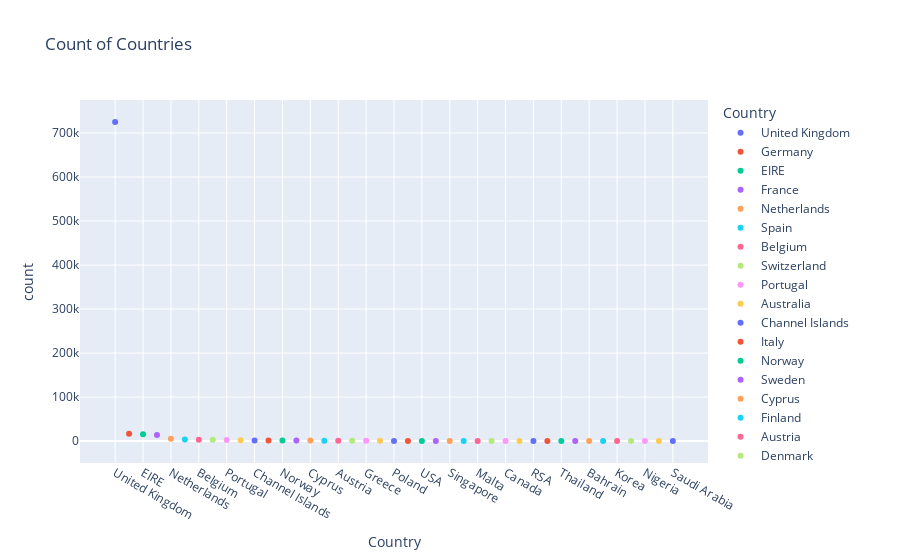

Write notebook code for a chart like this one.
### Code cell
px.scatter(temp_df, y='count', color=names, title="Count of Countries")

### Figure 1 — Plotly figure (JSON) as saved in the notebook; plotly's stock layout.template omitted (floating-point values rounded to 4 significant figures)
{"data": [{"hovertemplate": "Country=%{x}<br>count=%{y}<extra></extra>", "legendgroup": "United Kingdom", "marker": {"color": "#636efa", "symbol": "circle"}, "mode": "markers", "name": "United Kingdom", "orientation": "v", "showlegend": true, "type": "scatter", "x": ["United Kingdom"], "xaxis": "x", "y": [725250], "yaxis": "y"}, {"hovertemplate": "Country=%{x}<br>count=%{y}<extra></extra>", "legendgroup": "Germany", "marker": {"color": "#EF553B", "symbol": "circle"}, "mode": "markers", "name": "Germany", "orientation": "v", "showlegend": true, "type": "scatter", "x": ["Germany"], "xaxis": "x", "y": [16694], "yaxis": "y"}, {"hovertemplate": "Country=%{x}<br>count=%{y}<extra></extra>", "legendgroup": "EIRE", "marker": {"color": "#00cc96", "symbol": "circle"}, "mode": "markers", "name": "EIRE", "orientation": "v", "showlegend": true, "type": "scatter", "x": ["EIRE"], "xaxis": "x", "y": [15743], "yaxis": "y"}, {"hovertemplate": "Country=%{x}<br>count=%{y}<extra></extra>", "legendgroup": "France", "marker": {"color": "#ab63fa", "symbol": "circle"}, "mode": "markers", "name": "France", "orientation": "v", "showlegend": true, "type": "scatter", "x": ["France"], "xaxis": "x", "y": [13812], "yaxis": "y"}, {"hovertemplate": "Country=%{x}<br>count=%{y}<extra></extra>", "legendgroup": "Netherlands", "marker": {"color": "#FFA15A", "symbol": "circle"}, "mode": "markers", "name": "Netherlands", "orientation": "v", "showlegend": true, "type": "scatter", "x": ["Netherlands"], "xaxis": "x", "y": [5088], "yaxis": "y"}, {"hovertemplate": "Country=%{x}<br>count=%{y}<extra></extra>", "legendgroup": "Spain", "marker": {"color": "#19d3f3", "symbol": "circle"}, "mode": "markers", "name": "Spain", "orientation": "v", "showlegend": true, "type": "scatter", "x": ["Spain"], "xaxis": "x", "y": [3719], "yaxis": "y"}, {"hovertemplate": "Country=%{x}<br>count=%{y}<extra></extra>", "legendgroup": "Belgium", "marker": {"color": "#FF6692", "symbol": "circle"}, "mode": "markers", "name": "Belgium", "orientation": "v", "showlegend": true, "type": "scatter", "x": ["Belgium"], "xaxis": "x", "y": [3068], "yaxis": "y"}, {"hovertemplate": "Country=%{x}<br>count=%{y}<extra></extra>", "legendgroup": "Switzerland", "marker": {"color": "#B6E880", "symbol": "circle"}, "mode": "markers", "name": "Switzerland", "orientation": "v", "showlegend": true, "type": "scatter", "x": ["Switzerland"], "xaxis": "x", "y": [3011], "yaxis": "y"}, {"hovertemplate": "Country=%{x}<br>count=%{y}<extra></extra>", "legendgroup": "Portugal", "marker": {"color": "#FF97FF", "symbol": "circle"}, "mode": "markers", "name": "Portugal", "orientation": "v", "showlegend": true, "type": "scatter", "x": ["Portugal"], "xaxis": "x", "y": [2446], "yaxis": "y"}, {"hovertemplate": "Country=%{x}<br>count=%{y}<extra></extra>", "legendgroup": "Australia", "marker": {"color": "#FECB52", "symbol": "circle"}, "mode": "markers", "name": "Australia", "orientation": "v", "showlegend": true, "type": "scatter", "x": ["Australia"], "xaxis": "x", "y": [1812], "yaxis": "y"}, {"hovertemplate": "Country=%{x}<br>count=%{y}<extra></extra>", "legendgroup": "Channel Islands", "marker": {"color": "#636efa", "symbol": "circle"}, "mode": "markers", "name": "Channel Islands", "orientation": "v", "showlegend": true, "type": "scatter", "x": ["Channel Islands"], "xaxis": "x", "y": [1569], "yaxis": "y"}, {"hovertemplate": "Country=%{x}<br>count=%{y}<extra></extra>", "legendgroup": "Italy", "marker": {"color": "#EF553B", "symbol": "circle"}, "mode": "markers", "name": "Italy", "orientation": "v", "showlegend": true, "type": "scatter", "x": ["Italy"], "xaxis": "x", "y": [1468], "yaxis": "y"}, {"hovertemplate": "Country=%{x}<br>count=%{y}<extra></extra>", "legendgroup": "Norway", "marker": {"color": "#00cc96", "symbol": "circle"}, "mode": "markers", "name": "Norway", "orientation": "v", "showlegend": true, "type": "scatter", "x": ["Norway"], "xaxis": "x", "y": [1436], "yaxis": "y"}, {"hovertemplate": "Country=%{x}<br>count=%{y}<extra></extra>", "legendgroup": "Sweden", "marker": {"color": "#ab63fa", "symbol": "circle"}, "mode": "markers", "name": "Sweden", "orientation": "v", "showlegend": true, "type": "scatter", "x": ["Sweden"], "xaxis": "x", "y": [1319], "yaxis": "y"}, {"hovertemplate": "Country=%{x}<br>count=%{y}<extra></extra>", "legendgroup": "Cyprus", "marker": {"color": "#FFA15A", "symbol": "circle"}, "mode": "markers", "name": "Cyprus", "orientation": "v", "showlegend": true, "type": "scatter", "x": ["Cyprus"], "xaxis": "x", "y": [1155], "yaxis": "y"}, {"hovertemplate": "Country=%{x}<br>count=%{y}<extra></extra>", "legendgroup": "Finland", "marker": {"color": "#19d3f3", "symbol": "circle"}, "mode": "markers", "name": "Finland", "orientation": "v", "showlegend": true, "type": "scatter", "x": ["Finland"], "xaxis": "x", "y": [1032], "yaxis": "y"}, {"hovertemplate": "Country=%{x}<br>count=%{y}<extra></extra>", "legendgroup": "Austria", "marker": {"color": "#FF6692", "symbol": "circle"}, "mode": "markers", "name": "Austria", "orientation": "v", "showlegend": true, "type": "scatter", "x": ["Austria"], "xaxis": "x", "y": [922], "yaxis": "y"}, {"hovertemplate": "Country=%{x}<br>count=%{y}<extra></extra>", "legendgroup": "Denmark", "marker": {"color": "#B6E880", "symbol": "circle"}, "mode": "markers", "name": "Denmark", "orientation": "v", "showlegend": true, "type": "scatter", "x": ["Denmark"], "xaxis": "x", "y": [798], "yaxis": "y"}, {"hovertemplate": "Country=%{x}<br>count=%{y}<extra></extra>", "legendgroup": "Greece", "marker": {"color": "#FF97FF", "symbol": "circle"}, "mode": "markers", "name": "Greece", "orientation": "v", "showlegend": true, "type": "scatter", "x": ["Greece"], "xaxis": "x", "y": [657], "yaxis": "y"}, {"hovertemplate": "Country=%{x}<br>count=%{y}<extra></extra>", "legendgroup": "Unspecified", "marker": {"color": "#FECB52", "symbol": "circle"}, "mode": "markers", "name": "Unspecified", "orientation": "v", "showlegend": true, "type": "scatter", "x": ["Unspecified"], "xaxis": "x", "y": [521], "yaxis": "y"}, {"hovertemplate": "Country=%{x}<br>count=%{y}<extra></extra>", "legendgroup": "Poland", "marker": {"color": "#636efa", "symbol": "circle"}, "mode": "markers", "name": "Poland", "orientation": "v", "showlegend": true, "type": "scatter", "x": ["Poland"], "xaxis": "x", "y": [512], "yaxis": "y"}, {"hovertemplate": "Country=%{x}<br>count=%{y}<extra></extra>", "legendgroup": "Japan", "marker": {"color": "#EF553B", "symbol": "circle"}, "mode": "markers", "name": "Japan", "orientation": "v", "showlegend": true, "type": "scatter", "x": ["Japan"], "xaxis": "x", "y": [485], "yaxis": "y"}, {"hovertemplate": "Country=%{x}<br>count=%{y}<extra></extra>", "legendgroup": "USA", "marker": {"color": "#00cc96", "symbol": "circle"}, "mode": "markers", "name": "USA", "orientation": "v", "showlegend": true, "type": "scatter", "x": ["USA"], "xaxis": "x", "y": [409], "yaxis": "y"}, {"hovertemplate": "Country=%{x}<br>count=%{y}<extra></extra>", "legendgroup": "United Arab Emirates", "marker": {"color": "#ab63fa", "symbol": "circle"}, "mode": "markers", "name": "United Arab Emirates", "orientation": "v", "showlegend": true, "type": "scatter", "x": ["United Arab Emirates"], "xaxis": "x", "y": [383], "yaxis": "y"}, {"hovertemplate": "Country=%{x}<br>count=%{y}<extra></extra>", "legendgroup": "Singapore", "marker": {"color": "#FFA15A", "symbol": "circle"}, "mode": "markers", "name": "Singapore", "orientation": "v", "showlegend": true, "type": "scatter", "x": ["Singapore"], "xaxis": "x", "y": [339], "yaxis": "y"}, {"hovertemplate": "Country=%{x}<br>count=%{y}<extra></extra>", "legendgroup": "Israel", "marker": {"color": "#19d3f3", "symbol": "circle"}, "mode": "markers", "name": "Israel", "orientation": "v", "showlegend": true, "type": "scatter", "x": ["Israel"], "xaxis": "x", "y": [322], "yaxis": "y"}, {"hovertemplate": "Country=%{x}<br>count=%{y}<extra></extra>", "legendgroup": "Malta", "marker": {"color": "#FF6692", "symbol": "circle"}, "mode": "markers", "name": "Malta", "orientation": "v", "showlegend": true, "type": "scatter", "x": ["Malta"], "xaxis": "x", "y": [282], "yaxis": "y"}, {"hovertemplate": "Country=%{x}<br>count=%{y}<extra></extra>", "legendgroup": "Iceland", "marker": {"color": "#B6E880", "symbol": "circle"}, "mode": "markers", "name": "Iceland", "orientation": "v", "showlegend": true, "type": "scatter", "x": ["Iceland"], "xaxis": "x", "y": [253], "yaxis": "y"}, {"hovertemplate": "Country=%{x}<br>count=%{y}<extra></extra>", "legendgroup": "Canada", "marker": {"color": "#FF97FF", "symbol": "circle"}, "mode": "markers", "name": "Canada", "orientation": "v", "showlegend": true, "type": "scatter", "x": ["Canada"], "xaxis": "x", "y": [228], "yaxis": "y"}, {"hovertemplate": "Country=%{x}<br>count=%{y}<extra></extra>", "legendgroup": "Lithuania", "marker": {"color": "#FECB52", "symbol": "circle"}, "mode": "markers", "name": "Lithuania", "orientation": "v", "showlegend": true, "type": "scatter", "x": ["Lithuania"], "xaxis": "x", "y": [189], "yaxis": "y"}, {"hovertemplate": "Country=%{x}<br>count=%{y}<extra></extra>", "legendgroup": "RSA", "marker": {"color": "#636efa", "symbol": "circle"}, "mode": "markers", "name": "RSA", "orientation": "v", "showlegend": true, "type": "scatter", "x": ["RSA"], "xaxis": "x", "y": [122], "yaxis": "y"}, {"hovertemplate": "Country=%{x}<br>count=%{y}<extra></extra>", "legendgroup": "Brazil", "marker": {"color": "#EF553B", "symbol": "circle"}, "mode": "markers", "name": "Brazil", "orientation": "v", "showlegend": true, "type": "scatter", "x": ["Brazil"], "xaxis": "x", "y": [94], "yaxis": "y"}, {"hovertemplate": "Country=%{x}<br>count=%{y}<extra></extra>", "legendgroup": "Thailand", "marker": {"color": "#00cc96", "symbol": "circle"}, "mode": "markers", "name": "Thailand", "orientation": "v", "showlegend": true, "type": "scatter", "x": ["Thailand"], "xaxis": "x", "y": [76], "yaxis": "y"}, {"hovertemplate": "Country=%{x}<br>count=%{y}<extra></extra>", "legendgroup": "European Community", "marker": {"color": "#ab63fa", "symbol": "circle"}, "mode": "markers", "name": "European Community", "orientation": "v", "showlegend": true, "type": "scatter", "x": ["European Community"], "xaxis": "x", "y": [60], "yaxis": "y"}, {"hovertemplate": "Country=%{x}<br>count=%{y}<extra></extra>", "legendgroup": "Bahrain", "marker": {"color": "#FFA15A", "symbol": "circle"}, "mode": "markers", "name": "Bahrain", "orientation": "v", "showlegend": true, "type": "scatter", "x": ["Bahrain"], "xaxis": "x", "y": [59], "yaxis": "y"}, {"hovertemplate": "Country=%{x}<br>count=%{y}<extra></extra>", "legendgroup": "West Indies", "marker": {"color": "#19d3f3", "symbol": "circle"}, "mode": "markers", "name": "West Indies", "orientation": "v", "showlegend": true, "type": "scatter", "x": ["West Indies"], "xaxis": "x", "y": [54], "yaxis": "y"}, {"hovertemplate": "Country=%{x}<br>count=%{y}<extra></extra>", "legendgroup": "Korea", "marker": {"color": "#FF6692", "symbol": "circle"}, "mode": "markers", "name": "Korea", "orientation": "v", "showlegend": true, "type": "scatter", "x": ["Korea"], "xaxis": "x", "y": [53], "yaxis": "y"}, {"hovertemplate": "Country=%{x}<br>count=%{y}<extra></extra>", "legendgroup": "Lebanon", "marker": {"color": "#B6E880", "symbol": "circle"}, "mode": "markers", "name": "Lebanon", "orientation": "v", "showlegend": true, "type": "scatter", "x": ["Lebanon"], "xaxis": "x", "y": [45], "yaxis": "y"}, {"hovertemplate": "Country=%{x}<br>count=%{y}<extra></extra>", "legendgroup": "Nigeria", "marker": {"color": "#FF97FF", "symbol": "circle"}, "mode": "markers", "name": "Nigeria", "orientation": "v", "showlegend": true, "type": "scatter", "x": ["Nigeria"], "xaxis": "x", "y": [30], "yaxis": "y"}, {"hovertemplate": "Country=%{x}<br>count=%{y}<extra></extra>", "legendgroup": "Czech Republic", "marker": {"color": "#FECB52", "symbol": "circle"}, "mode": "markers", "name": "Czech Republic", "orientation": "v", "showlegend": true, "type": "scatter", "x": ["Czech Republic"], "xaxis": "x", "y": [25], "yaxis": "y"}, {"hovertemplate": "Country=%{x}<br>count=%{y}<extra></extra>", "legendgroup": "Saudi Arabia", "marker": {"color": "#636efa", "symbol": "circle"}, "mode": "markers", "name": "Saudi Arabia", "orientation": "v", "showlegend": true, "type": "scatter", "x": ["Saudi Arabia"], "xaxis": "x", "y": [9], "yaxis": "y"}], "layout": {"legend": {"title": {"text": "Country"}, "tracegroupgap": 0}, "title": {"text": "Count of Countries"}, "xaxis": {"anchor": "y", "categoryarray": ["United Kingdom", "Germany", "EIRE", "France", "Netherlands", "Spain", "Belgium", "Switzerland", "Portugal", "Australia", "Channel Islands", "Italy", "Norway", "Sweden", "Cyprus", "Finland", "Austria", "Denmark", "Greece", "Unspecified", "Poland", "Japan", "USA", "United Arab Emirates", "Singapore", "Israel", "Malta", "Iceland", "Canada", "Lithuania", "RSA", "Brazil", "Thailand", "European Community", "Bahrain", "West Indies", "Korea", "Lebanon", "Nigeria", "Czech Republic", "Saudi Arabia"], "categoryorder": "array", "domain": [0, 1], "title": {"text": "Country"}}, "yaxis": {"anchor": "x", "domain": [0, 1], "title": {"text": "count"}}}}
